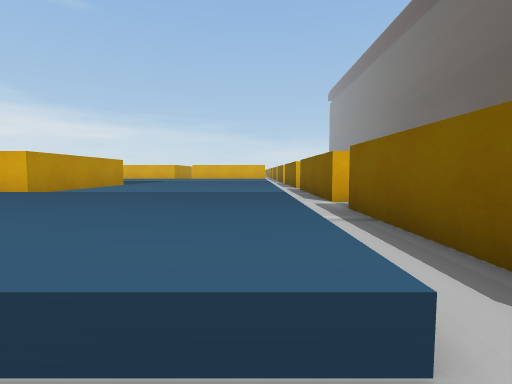
view 1 (above)

24 first-person views from a walk through a scene from a Unity 3-D project. The camera is 0.58 m above the floor, tilts 4° down and sees 85° across. The floor is counted in squares, 1 m on a side. Each view is taken from the middle of a square. On the plan, view 1 faces up. The plan holds only what a view shows up to about 9 squares ahead; the rest is blank. The place goes on beyond the plan. The player character is not drawn.

view 2
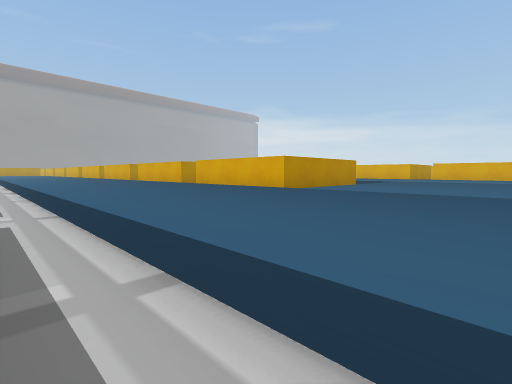

view 3
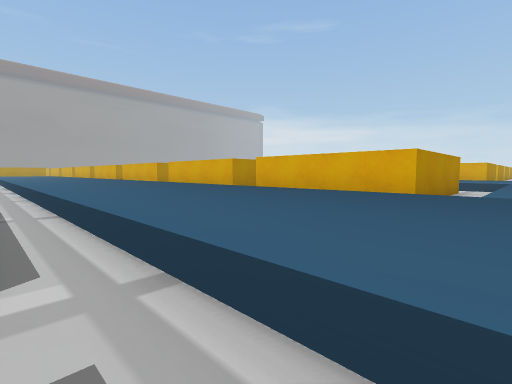

view 4
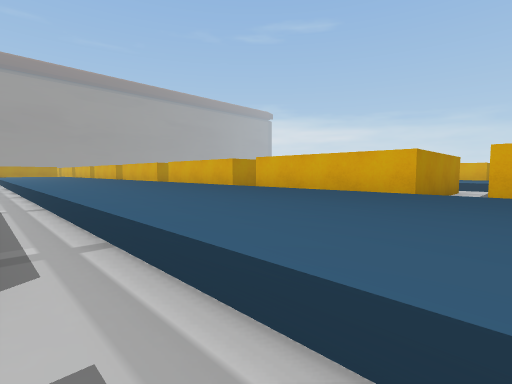

view 5
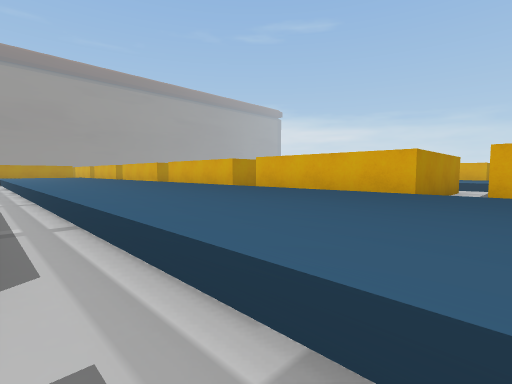

view 6
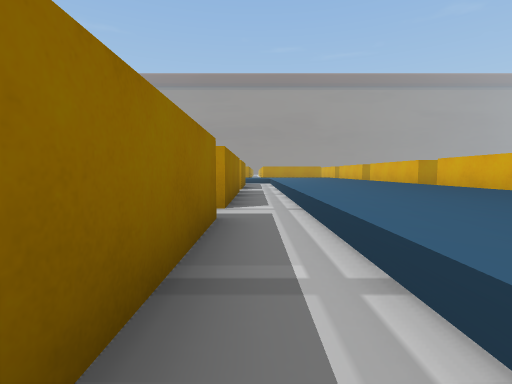

view 7
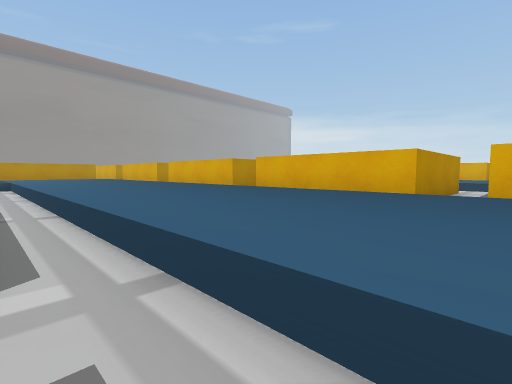

view 8
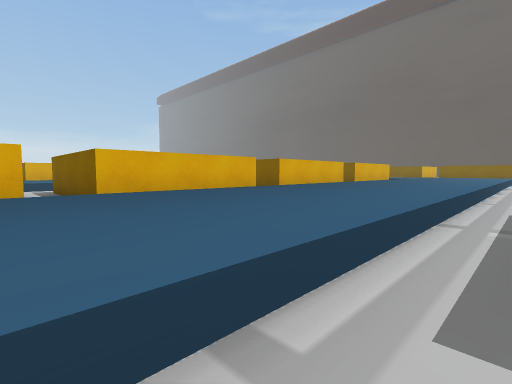

view 9
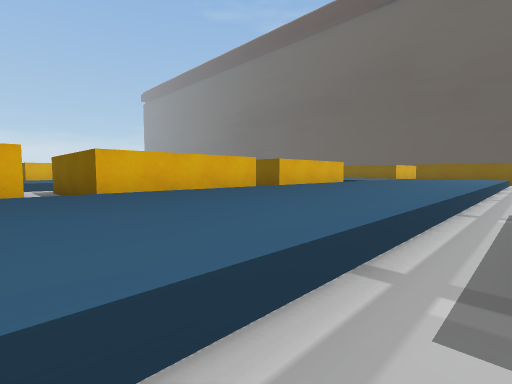

view 10
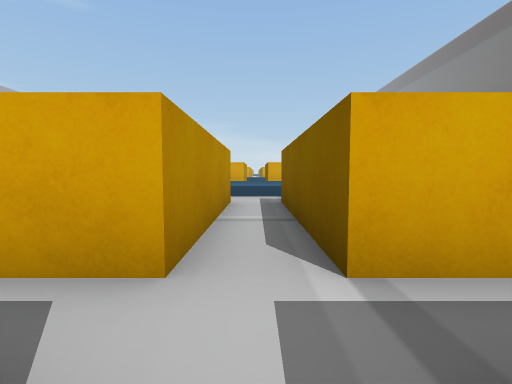

view 11
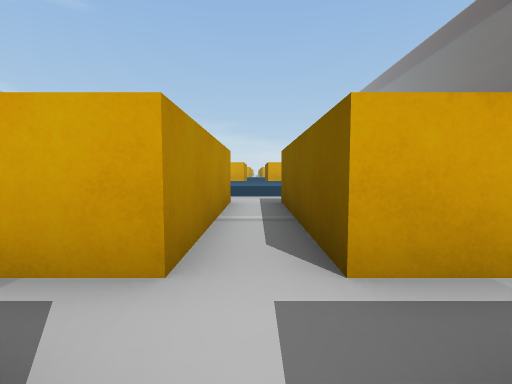

view 12
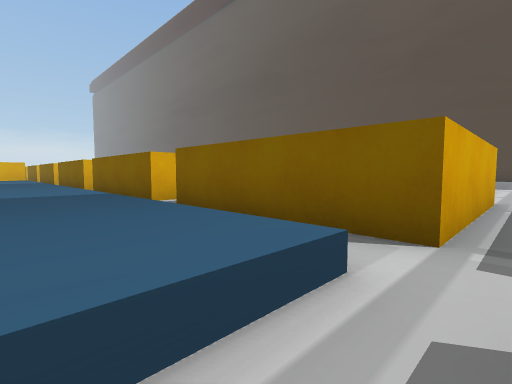

view 13
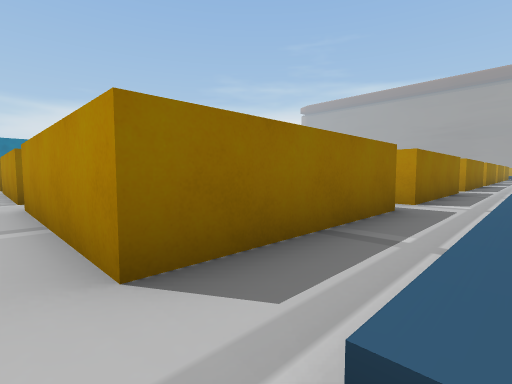

view 14
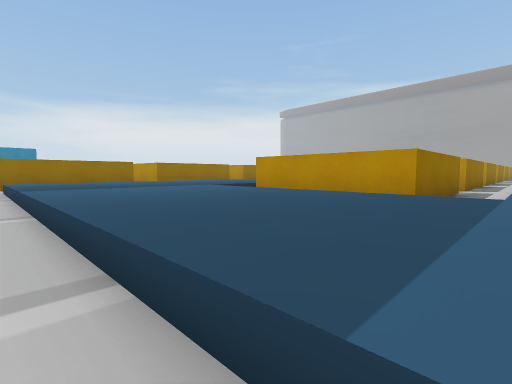

view 15
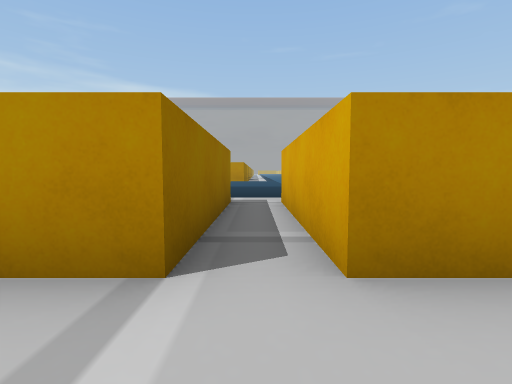

view 16
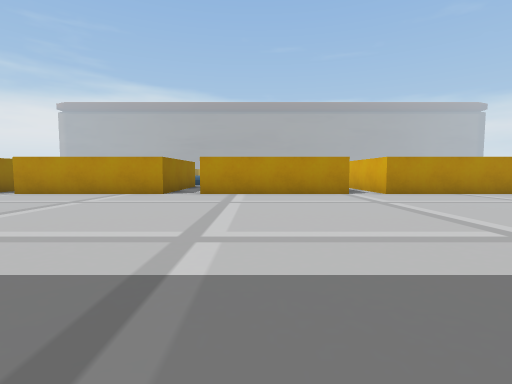

view 17
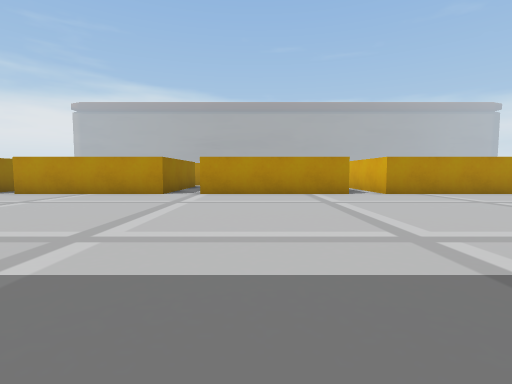

view 18
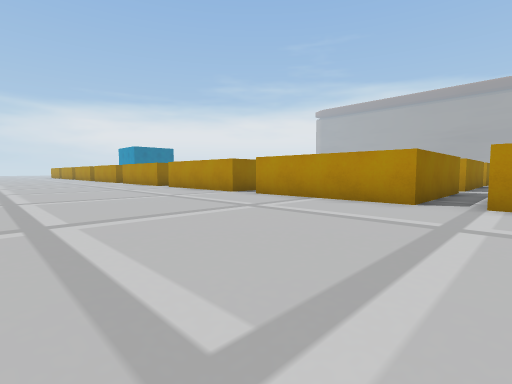

view 19
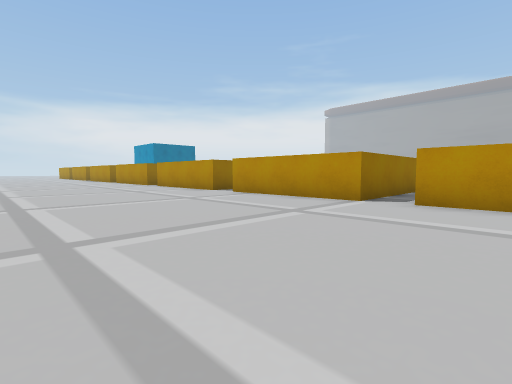

view 20
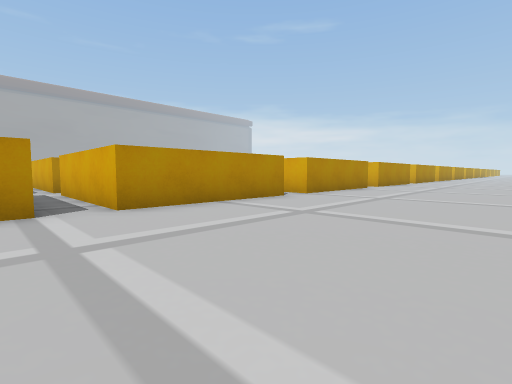

view 21
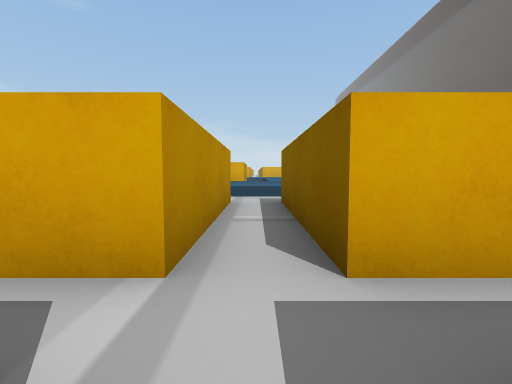

view 22
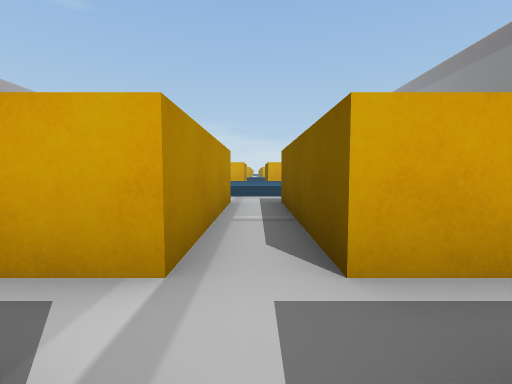

view 23
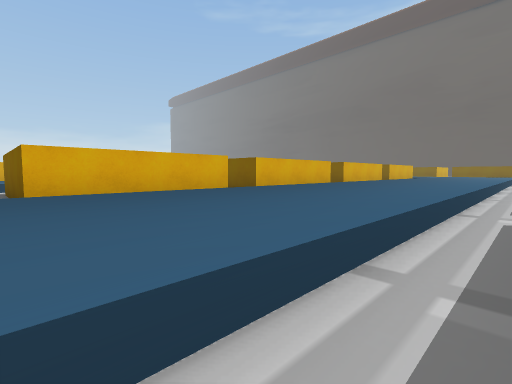

view 24
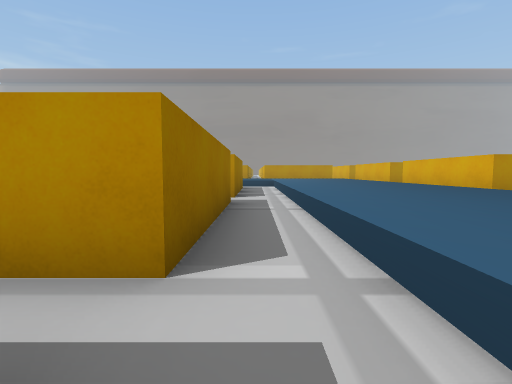

### Floor plan
Key: @ floor where view 1 was taken; # wall or solid block; . floor; ^ raised ledge.
Columns run from 24 left of view 1 to 13 right of it. Each row starts with its distance up from view 1.
 11     ^^^  ^^^  ^^   ^^^^^^.####....
 10      .    .   ....  .^^^^..........
  9  #  #.#  #.#  #.####.^^^^.####......
  8  #  #.#  #.#  #.   # ^^^^.#  #.......
  7  #  # #  # #  #    # ^^^^.#  #........
  6  #### #### #### #### ^^^^.####.......
  5 .....................^^^^.. ........
  4 ^^^^^^^^^^^^^^^^^^^^^^^^^.####......
  3 ^^^^^^^^^^^^^^^^^^^^^^^^^.#  #.......
  2 ^^^^^^^^^^^^^^^^^^^^^^^^^.#  #........
  1 ^^^^^^^^^^^^^^^^^^^^^^^^^.####.......
  0 ........................@...........
 -1  ####.####.#  #.####.####.####......
 -2     #.#  #.#  #.#  #.#  #.   #......
 -3     #.#  #.#  #.#  #.#  #.   #......
 -4     #.#  #.#  #.#  #.####.####......
 -5     ...  ...  ...  ...  ............
 -6      .    .    .    .   #.####......
 -7                         #.   #......
 -8                         #.   #......
 -9                         #    #......
-10                               ......
-11                                .....
-12                                 ....
-13                                  ..

Positions as (right, up) in squares from view 1, and headings:
1: (0, 0), facing up
2: (0, 0), facing up-left
3: (-3, 0), facing up-left
4: (-8, 0), facing up-left
5: (-13, 0), facing up-left
6: (-15, 0), facing left
7: (-18, 0), facing up-left
8: (-20, 0), facing up-right
9: (-15, 0), facing up-right
10: (-14, -6), facing up
11: (-9, -6), facing up
12: (-1, 0), facing up-right
13: (1, 1), facing down-left
14: (1, 11), facing down-left
15: (7, 10), facing left
16: (13, 7), facing left
17: (13, 2), facing left
18: (11, 1), facing down-left
19: (11, -3), facing down-left
20: (10, -6), facing up-left
21: (-4, -6), facing up
22: (-19, -6), facing up
23: (-24, 0), facing up-right
24: (-18, 0), facing left
